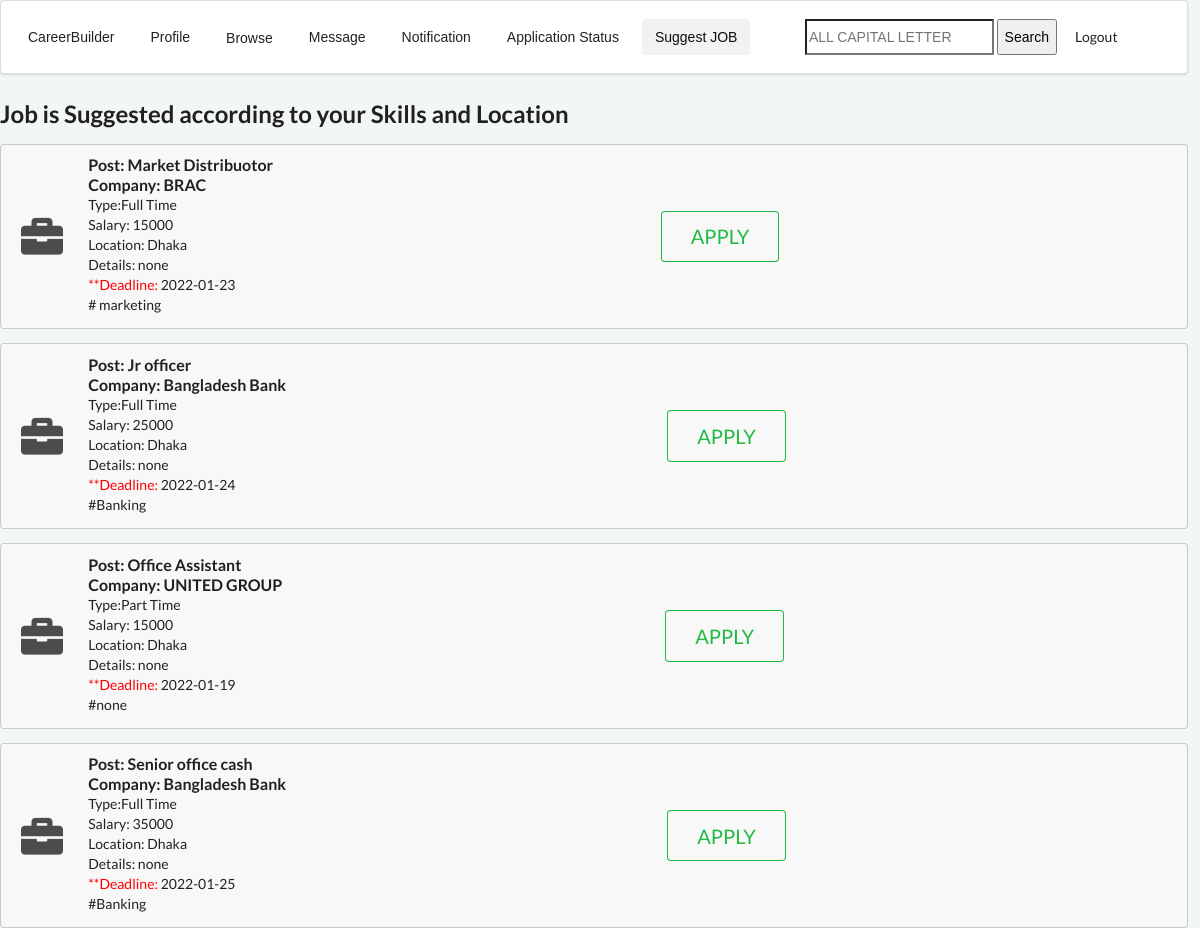
The app's page /suggest.php (signed in) with its own data.
### tables this page shows
CREATE TABLE `jobs` (
  `jobid` int(11) NOT NULL,
  `jobtitle` varchar(100) NOT NULL,
  `jobtype` varchar(100) NOT NULL,
  `jobdescription` varchar(1000) NOT NULL,
  `salary` varchar(100) NOT NULL,
  `location` varchar(100) NOT NULL,
  `jobkeywords` varchar(100) NOT NULL,
  `boosted` varchar(100) NOT NULL,
  `deadline` date NOT NULL,
  `recruiter` varchar(100) NOT NULL,
  `company_name` varchar(100) NOT NULL
);

### suggest.php (the view, shortened to what this page needs)
<?php
if(
        isset($_SESSION['useremail'])
    &&  !empty($_SESSION['useremail'])
){
    ?>
<!DOCTYPE html>
<html>
<head>
    <?php include "css.php"; ?>
</head>
<body>
     <div class="navbar">
              <div class="ui segment">
        <div class="ui secondary  menu">
          <input class="item" type="button" value="CareerBuilder" onclick="homefn();">
          <input class="  item" type="button" value="Profile" onclick="profilefn();">
           <?php include "dropdown.php"; ?>
            <input class="item" type="button" value="Message" onclick="messagefn();">
            <input class="item" type="button" value="Notification" onclick="notificationfn();">
            <input class="item" type="button" value="Application Status" onclick="statusfn();">
            <input class=" active item" type="button" value="Suggest JOB" onclick="suggestfn();">
  <div class="right menu">
    <div class="item">
      <div class="ui icon input">
       <form action="searchprocess.php" method="POST">
                <input type="text" name="pid" id="pid" Placeholder="ALL CAPITAL LETTER">
                <input type="submit"  value="Search">
            </form>
            <input class="item" type="button" value="Logout" onclick="logoutfn();">
      </div>
    </div>
  </div>
</div>
    </div>
</div>
    <h2>Job is Suggested according to your Skills and Location</h2>
            <?php
                    try{
                        $conn=new PDO('mysql:host=localhost:3306;dbname=careerbuilder;','root','');
                        $conn->setAttribute(PDO::ATTR_ERRMODE,PDO::ERRMODE_EXCEPTION);
                         $mail=$_SESSION['useremail'];
                        $sqlquerystring="SELECT * FROM user WHERE username='$mail'";
                        $returnobj=$conn->query($sqlquerystring);
                            $tabledata=$returnobj->fetchAll();
                            foreach($tabledata AS $row){
            $location=$row['location'];
            }
            }
            catch (PDOException $ex){
            ?>
            catch No data found
            <?php
                    }
                     try{
                        $conn=new PDO('mysql:host=localhost:3306;dbname=careerbuilder;','root','');
                        $conn->setAttribute(PDO::ATTR_ERRMODE,PDO::ERRMODE_EXCEPTION);
                         $mail=$_SESSION['useremail'];
                        $sqlquerystring="SELECT * FROM cv WHERE username='$mail'";
                        $returnobj=$conn->query($sqlquerystring);
                        if($returnobj->rowCount()==0){
                             ?>
            <script>
                alert("Not enough Information to Suggest Job.Please Upload/Update your CV")
                location.assign('cvupload.php');
            </script>
            <?php
                        }
                        else{
                            $tabledata=$returnobj->fetchAll();
                            foreach($tabledata AS $row){
                                $skills=$row['skills'];
                            }
                        }
                        }
                    catch (PDOException $ex){
                        ?>
            catch No data found
            <?php
                    }
                    ?>
        <table >
        <thead>
        <tbody>
            <?php
                     try{
                        $conn=new PDO('mysql:host=localhost:3306;dbname=careerbuilder;','root','');
                        $conn->setAttribute(PDO::ATTR_ERRMODE,PDO::ERRMODE_EXCEPTION);
                        $sqlquerystring="SELECT * FROM jobs WHERE (location='$location') OR (jobkeywords='$skills') ORDER BY boosted DESC ,deadline ASC ";
                        $returnobj=$conn->query($sqlquerystring);
                        if($returnobj->rowCount()==0){
                             ?>
            <tr>
                No JOB AVAILABLE
                <img src="images/depressed.PNG" alt="depressed">
            </tr>
            <?php
                        }
                        else{
                            $tabledata=$returnobj->fetchAll();
                            foreach($tabledata AS $row){
                                ?>
            <tr>
                <div class="ui icon message">
                                        <i class="briefcase icon"></i>
                                        <div class="content">
                                            <div class="header">
                                                Post: <?php echo $row['jobtitle']; ?><br>
                                                Company: <?php echo $row['company_name']; ?>
                                            </div>
                                            <div class="meta">
                                                Type:<?php echo $row['jobtype']; ?><br>
                                                Salary: <?php echo  $row['salary']?><br>
                                            </div>
                                            <div class="description">
                                                Location: <?php echo  $row['location']; ?><br>
                                                Details: <?php echo $row['jobdescription'] ?><br>
                                            <span style="color:red">**Deadline:</span>
                                            <?php echo $row['deadline'] ?><br>
                                               #<?php echo $row['jobkeywords'] ?><br>
                                            </div>
                                        </div>
                                        <div class="extra content">
                                            <div class="ui huge buttons">
                                                <div class="ui basic green button" onclick="applyfn(<?php echo $row['jobid']; ?>);"> APPLY</div>
                                            </div>
                                        </div>
                                    </div>
            </tr>
            <?php
                            }
                        }
                        }
                    catch (PDOException $ex){
                        ?>
            catch No data found
            <?php
                    }
                    ?>
        </tbody>
    </table>
</body>
</html>
<?php
}
else{
    ?>
<script>
    location.assign('login.php')
</script>
<?php
}
?>

### css.php (style rules this page uses)
body { background-color: rgb(243,247,243); width: 99%; }
.right { float: right; }

### records on screen
jobs: jobtitle "Market Distribuotor", company_name "BRAC", jobtype "Full Time", salary "15000", location "Dhaka", jobdescription "none", deadline "2022-01-23", jobkeywords "marketing"
jobs: jobtitle "Jr officer", company_name "Bangladesh Bank", jobtype "Full Time", salary "25000", location "Dhaka", jobdescription "none", deadline "2022-01-24", jobkeywords "Banking"
jobs: jobtitle "Office Assistant", company_name "UNITED GROUP", jobtype "Part Time", salary "15000", location "Dhaka", jobdescription "none", deadline "2022-01-19", jobkeywords "none"
jobs: jobtitle "Senior office cash", company_name "Bangladesh Bank", jobtype "Full Time", salary "35000", location "Dhaka", jobdescription "none", deadline "2022-01-25", jobkeywords "Banking"
